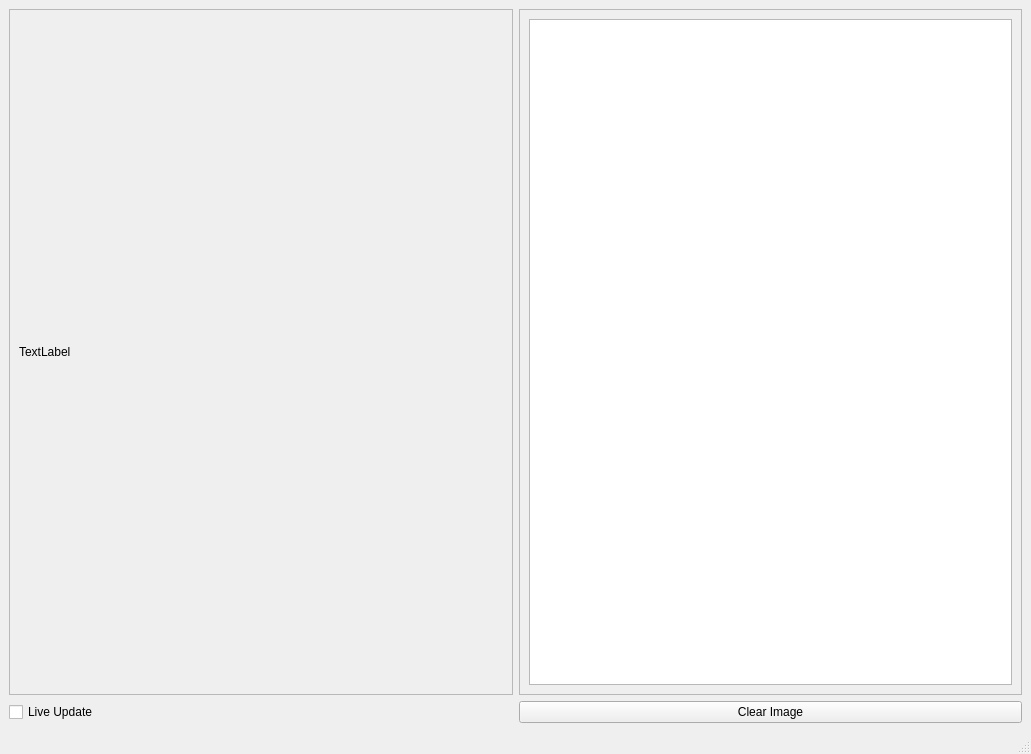
<?xml version="1.0" encoding="UTF-8"?>
<ui version="4.0">
 <class>MainWindow</class>
 <widget class="QMainWindow" name="MainWindow">
  <property name="geometry">
   <rect>
    <x>0</x>
    <y>0</y>
    <width>1031</width>
    <height>754</height>
   </rect>
  </property>
  <property name="windowTitle">
   <string>MainWindow</string>
  </property>
  <widget class="QWidget" name="centralwidget">
   <layout class="QVBoxLayout" name="verticalLayout_2">
    <item>
     <layout class="QHBoxLayout" name="horizontalLayout_3">
      <item>
       <widget class="QScrollArea" name="scrollArea">
        <property name="widgetResizable">
         <bool>true</bool>
        </property>
        <widget class="QWidget" name="scrollAreaWidgetContents">
         <property name="geometry">
          <rect>
           <x>0</x>
           <y>0</y>
           <width>499</width>
           <height>664</height>
          </rect>
         </property>
         <layout class="QHBoxLayout" name="horizontalLayout">
          <item>
           <widget class="QLabel" name="label">
            <property name="minimumSize">
             <size>
              <width>480</width>
              <height>640</height>
             </size>
            </property>
            <property name="text">
             <string>TextLabel</string>
            </property>
           </widget>
          </item>
         </layout>
        </widget>
       </widget>
      </item>
      <item>
       <widget class="QScrollArea" name="scrollArea_2">
        <property name="widgetResizable">
         <bool>true</bool>
        </property>
        <widget class="QWidget" name="scrollAreaWidgetContents_2">
         <property name="geometry">
          <rect>
           <x>0</x>
           <y>0</y>
           <width>498</width>
           <height>664</height>
          </rect>
         </property>
         <layout class="QVBoxLayout" name="verticalLayout">
          <item>
           <widget class="QGraphicsView" name="graphicsView"/>
          </item>
         </layout>
        </widget>
       </widget>
      </item>
     </layout>
    </item>
    <item>
     <layout class="QHBoxLayout" name="horizontalLayout_2">
      <item>
       <widget class="QCheckBox" name="checkBox">
        <property name="text">
         <string>Live Update</string>
        </property>
       </widget>
      </item>
      <item>
       <widget class="QPushButton" name="pushButton">
        <property name="text">
         <string>Clear Image</string>
        </property>
       </widget>
      </item>
     </layout>
    </item>
   </layout>
  </widget>
  <widget class="QMenuBar" name="menubar">
   <property name="geometry">
    <rect>
     <x>0</x>
     <y>0</y>
     <width>1031</width>
     <height>17</height>
    </rect>
   </property>
  </widget>
  <widget class="QStatusBar" name="statusbar"/>
 </widget>
 <resources/>
 <connections/>
</ui>
